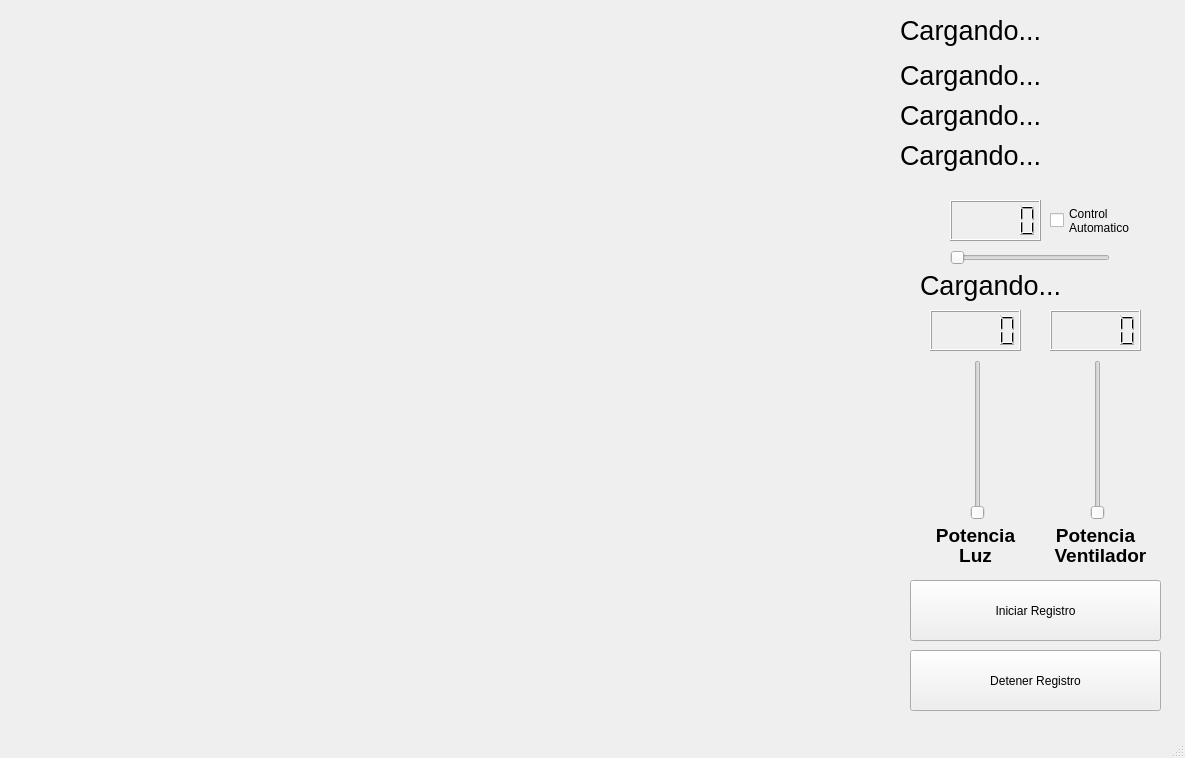
<?xml version="1.0" encoding="UTF-8"?>
<ui version="4.0">
 <class>MainWindow</class>
 <widget class="QMainWindow" name="MainWindow">
  <property name="geometry">
   <rect>
    <x>0</x>
    <y>0</y>
    <width>1185</width>
    <height>758</height>
   </rect>
  </property>
  <property name="windowTitle">
   <string>MainWindow</string>
  </property>
  <widget class="QWidget" name="centralwidget">
   <widget class="QLabel" name="label_temperatura">
    <property name="geometry">
     <rect>
      <x>900</x>
      <y>10</y>
      <width>271</width>
      <height>41</height>
     </rect>
    </property>
    <property name="font">
     <font>
      <pointsize>20</pointsize>
     </font>
    </property>
    <property name="text">
     <string>Cargando...</string>
    </property>
   </widget>
   <widget class="QLabel" name="label_velocidad">
    <property name="geometry">
     <rect>
      <x>900</x>
      <y>50</y>
      <width>271</width>
      <height>51</height>
     </rect>
    </property>
    <property name="font">
     <font>
      <pointsize>20</pointsize>
     </font>
    </property>
    <property name="text">
     <string>Cargando...</string>
    </property>
    <property name="textFormat">
     <enum>Qt::TextFormat::AutoText</enum>
    </property>
   </widget>
   <widget class="QLCDNumber" name="lcdLuz">
    <property name="geometry">
     <rect>
      <x>930</x>
      <y>310</y>
      <width>91</width>
      <height>41</height>
     </rect>
    </property>
    <property name="frameShape">
     <enum>QFrame::Shape::Box</enum>
    </property>
    <property name="frameShadow">
     <enum>QFrame::Shadow::Raised</enum>
    </property>
    <property name="smallDecimalPoint">
     <bool>false</bool>
    </property>
   </widget>
   <widget class="QLCDNumber" name="lcdVentilador">
    <property name="geometry">
     <rect>
      <x>1050</x>
      <y>310</y>
      <width>91</width>
      <height>41</height>
     </rect>
    </property>
   </widget>
   <widget class="QPushButton" name="boton_iniciar">
    <property name="geometry">
     <rect>
      <x>910</x>
      <y>580</y>
      <width>251</width>
      <height>61</height>
     </rect>
    </property>
    <property name="text">
     <string>Iniciar Registro</string>
    </property>
   </widget>
   <widget class="QPushButton" name="boton_detener">
    <property name="geometry">
     <rect>
      <x>910</x>
      <y>650</y>
      <width>251</width>
      <height>61</height>
     </rect>
    </property>
    <property name="text">
     <string>Detener Registro</string>
    </property>
   </widget>
   <widget class="QWidget" name="widget_graficos">
    <property name="geometry">
     <rect>
      <x>10</x>
      <y>20</y>
      <width>881</width>
      <height>691</height>
     </rect>
    </property>
    <layout class="QVBoxLayout" name="layout_graficos"/>
   </widget>
   <widget class="QLabel" name="label_Radiacion">
    <property name="geometry">
     <rect>
      <x>900</x>
      <y>90</y>
      <width>281</width>
      <height>51</height>
     </rect>
    </property>
    <property name="font">
     <font>
      <pointsize>20</pointsize>
     </font>
    </property>
    <property name="text">
     <string>Cargando...</string>
    </property>
    <property name="textFormat">
     <enum>Qt::TextFormat::AutoText</enum>
    </property>
   </widget>
   <widget class="QSlider" name="slider_luz">
    <property name="geometry">
     <rect>
      <x>970</x>
      <y>360</y>
      <width>16</width>
      <height>160</height>
     </rect>
    </property>
    <property name="maximum">
     <number>100</number>
    </property>
    <property name="orientation">
     <enum>Qt::Orientation::Vertical</enum>
    </property>
   </widget>
   <widget class="QSlider" name="slider_ventilador">
    <property name="geometry">
     <rect>
      <x>1090</x>
      <y>360</y>
      <width>16</width>
      <height>160</height>
     </rect>
    </property>
    <property name="maximum">
     <number>100</number>
    </property>
    <property name="orientation">
     <enum>Qt::Orientation::Vertical</enum>
    </property>
   </widget>
   <widget class="QLabel" name="label">
    <property name="geometry">
     <rect>
      <x>930</x>
      <y>520</y>
      <width>91</width>
      <height>31</height>
     </rect>
    </property>
    <property name="text">
     <string>&lt;html&gt;&lt;head/&gt;&lt;body&gt;&lt;p align=&quot;center&quot;&gt;&lt;span style=&quot; font-size:14pt; font-weight:700;&quot;&gt;Potencia&lt;/span&gt;&lt;/p&gt;&lt;/body&gt;&lt;/html&gt;</string>
    </property>
    <property name="textFormat">
     <enum>Qt::TextFormat::RichText</enum>
    </property>
   </widget>
   <widget class="QLabel" name="label_2">
    <property name="geometry">
     <rect>
      <x>930</x>
      <y>540</y>
      <width>91</width>
      <height>31</height>
     </rect>
    </property>
    <property name="text">
     <string>&lt;html&gt;&lt;head/&gt;&lt;body&gt;&lt;p align=&quot;center&quot;&gt;&lt;span style=&quot; font-size:14pt; font-weight:700;&quot;&gt;Luz&lt;/span&gt;&lt;/p&gt;&lt;/body&gt;&lt;/html&gt;</string>
    </property>
    <property name="textFormat">
     <enum>Qt::TextFormat::RichText</enum>
    </property>
   </widget>
   <widget class="QLabel" name="label_3">
    <property name="geometry">
     <rect>
      <x>1050</x>
      <y>520</y>
      <width>91</width>
      <height>31</height>
     </rect>
    </property>
    <property name="text">
     <string>&lt;html&gt;&lt;head/&gt;&lt;body&gt;&lt;p align=&quot;center&quot;&gt;&lt;span style=&quot; font-size:14pt; font-weight:700;&quot;&gt;Potencia&lt;/span&gt;&lt;/p&gt;&lt;/body&gt;&lt;/html&gt;</string>
    </property>
    <property name="textFormat">
     <enum>Qt::TextFormat::RichText</enum>
    </property>
   </widget>
   <widget class="QLabel" name="label_4">
    <property name="geometry">
     <rect>
      <x>1050</x>
      <y>540</y>
      <width>101</width>
      <height>31</height>
     </rect>
    </property>
    <property name="text">
     <string>&lt;html&gt;&lt;head/&gt;&lt;body&gt;&lt;p align=&quot;center&quot;&gt;&lt;span style=&quot; font-size:14pt; font-weight:700;&quot;&gt;Ventilador&lt;/span&gt;&lt;/p&gt;&lt;/body&gt;&lt;/html&gt;</string>
    </property>
    <property name="textFormat">
     <enum>Qt::TextFormat::RichText</enum>
    </property>
   </widget>
   <widget class="QLabel" name="label_Radiacion_2">
    <property name="geometry">
     <rect>
      <x>900</x>
      <y>130</y>
      <width>281</width>
      <height>51</height>
     </rect>
    </property>
    <property name="font">
     <font>
      <pointsize>20</pointsize>
     </font>
    </property>
    <property name="text">
     <string>Cargando...</string>
    </property>
    <property name="textFormat">
     <enum>Qt::TextFormat::AutoText</enum>
    </property>
   </widget>
   <widget class="QSlider" name="slider_setpoint">
    <property name="geometry">
     <rect>
      <x>950</x>
      <y>250</y>
      <width>160</width>
      <height>16</height>
     </rect>
    </property>
    <property name="minimum">
     <number>22</number>
    </property>
    <property name="maximum">
     <number>40</number>
    </property>
    <property name="orientation">
     <enum>Qt::Orientation::Horizontal</enum>
    </property>
   </widget>
   <widget class="QLCDNumber" name="lcdSetpoint">
    <property name="geometry">
     <rect>
      <x>950</x>
      <y>200</y>
      <width>91</width>
      <height>41</height>
     </rect>
    </property>
    <property name="frameShape">
     <enum>QFrame::Shape::Box</enum>
    </property>
    <property name="frameShadow">
     <enum>QFrame::Shadow::Raised</enum>
    </property>
    <property name="smallDecimalPoint">
     <bool>false</bool>
    </property>
   </widget>
   <widget class="QCheckBox" name="Controlbox">
    <property name="geometry">
     <rect>
      <x>1050</x>
      <y>200</y>
      <width>91</width>
      <height>41</height>
     </rect>
    </property>
    <property name="text">
     <string>Control
Automatico</string>
    </property>
   </widget>
   <widget class="QLabel" name="label_control_estado">
    <property name="geometry">
     <rect>
      <x>920</x>
      <y>270</y>
      <width>281</width>
      <height>31</height>
     </rect>
    </property>
    <property name="font">
     <font>
      <pointsize>20</pointsize>
     </font>
    </property>
    <property name="text">
     <string>Cargando...</string>
    </property>
    <property name="textFormat">
     <enum>Qt::TextFormat::RichText</enum>
    </property>
   </widget>
  </widget>
  <widget class="QMenuBar" name="menubar">
   <property name="geometry">
    <rect>
     <x>0</x>
     <y>0</y>
     <width>1185</width>
     <height>21</height>
    </rect>
   </property>
  </widget>
  <widget class="QStatusBar" name="statusbar"/>
 </widget>
 <resources/>
 <connections/>
</ui>
